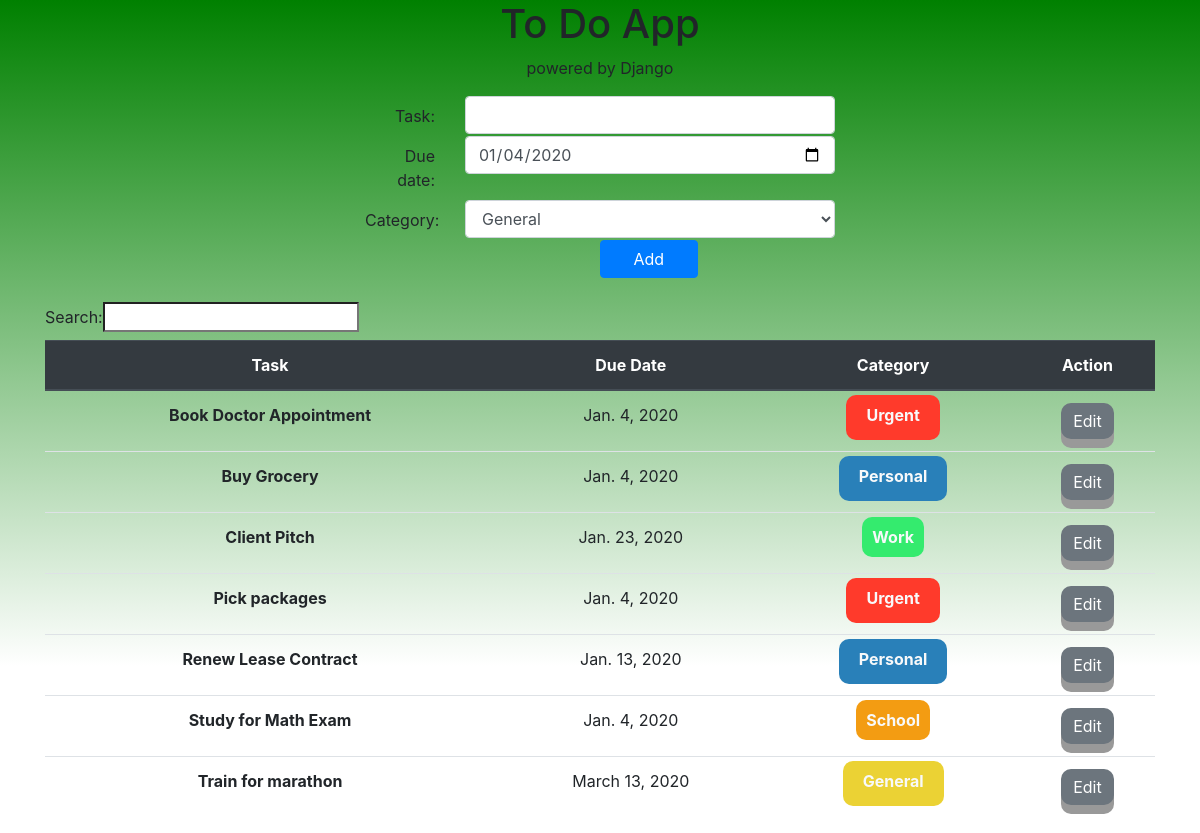
The page / on the database its author committed.
### todoapp/models.py (models this page shows, shortened)
class TodoList(models.Model):
    task = models.CharField(max_length=250)  # a string
    created = models.DateField(default=timezone.now().strftime("%Y-%m-%d"))  # a date
    due_date = models.DateField(default=timezone.now().strftime("%Y-%m-%d"))  # a date
    category = models.ForeignKey(Category, default="General", on_delete=models.CASCADE)  # a foreignkey
    class Meta:
        ordering = ["-created"]  # ordering by the created field

class Category(models.Model):
    name = models.CharField(max_length=100)  # Like a varchar
    class Meta:
        verbose_name = ("Category")
        verbose_name_plural = ("Categories")
    def __str__(self):
        return self.name  # name to be shown when called

### todoapp/views.py (the view, shortened to what this page needs)
# urls.py: 2. Add a URL to urlpatterns:  path('', views.home, name='home')
def home(request): #the index view
    todos = TodoList.objects.all() #quering all todos with the object manager
    categories = Category.objects.all() #getting all categories with object manager
    form = TodoListForm()
    return render(request, "todoApp/home.html", {"todos": todos, "categories":categories, 'form': form})

### todoapp/forms.py
class TodoListForm(forms.ModelForm):
    class Meta:
        model = TodoList
        fields = ["task", "due_date", "category"]
        widgets = {
            'due_date': DateInput()
        }

### todoapp/templates/todoApp/home.html (shortened to what this page needs)
{% extends 'todoApp/base.html' %}
{% block content %}
{% load widget_tweaks %}
<div class="container-fluid">
        <div class="content">
            <form method="post" novalidate>
                {% for field in form.visible_fields %}
                <div class="row justify-content-center">
                    <div class="col-1 pt-2 text-right">
                        {{ field.label_tag }}
                    </div>
                    <div class="col-4">
                        {% render_field field class="form-control" %}
                    </div>
                </div>
                {% endfor %}
                <button type="submit" class="btn btn-primary col-1 offset-6">Add</button>
            </form>
            <br>
        </div>
</div>
<div class="container">
    <table class="table table-hover" id="table_id">
        <thead class="thead-dark">
        <tr class="text-center">
            <th scope="col">Task</th>
            <th scope="col">Due Date</th>
            <th scope="col">Category</th>
            <th scope="col"><span class="glyphicon glyphicon-camera">Action</span></th>
        </tr>
        </thead>
        <tbody>
        {% for todo in todos %}
        <tr class="clickable text-center"
            onclick="window.location='{% url 'complete' todo.pk %}'">
            <td>
                <strong>{{ todo.task }}</strong>
            </td>
            <td><span>{{ todo.due_date }}</span></td>
            <td><strong class="category-{{ todo.category }} text-light">{{ todo.category }}</strong></td>
            <td>
                <a href="{% url 'edit' todo.pk %}">
                    <button type="button" class="button btn btn-secondary">
                        <span class="glyphicon glyphicon-camera">Edit</span>
                    </button>
                </a>
            </td>
        </tr>
        {% endfor %}
        </tbody>
    </table>
</div>
{% endblock %}

### todoapp/templates/todoApp/base.html (shortened to what this page needs)
<!DOCTYPE html>
<html lang="en">
<head>
    {% load static %}
    <link rel="stylesheet" href="{% static 'css/bootstrap.min.css' %}">
    <link rel="stylesheet" type="text/css" href="https://cdn.datatables.net/v/bs4/dt-1.10.20/af-2.3.4/b-1.6.1/b-colvis-1.6.1/b-print-1.6.1/fh-3.1.6/r-2.2.3/sl-1.3.1/datatables.min.css"/>
</head>
<body id="body-gradient-color">
<div class="text-center">
    <h1>To Do App</h1>
    <p class="tagline">powered by Django</p>
</div>
{% block content %}
{% endblock %}
</body>
</html>

### todoapp/templates/todoApp/base.html (style rules this page uses)
#body-gradient-color { background-image: linear-gradient(green , white 80%); }
.category-Urgent { padding: 10px 20px 15px; border-radius: 10px; background: #ff3a2b; }
.category-Personal { padding: 10px 20px 15px; border-radius: 10px; background: #2980b9; }
.category-Work { padding: 10px; border-radius: 10px; background: #34eb6e; }
.category-School { padding: 10px; border-radius: 10px; background: #f39c12; }
.category-General { padding: 10px 20px 15px; border-radius: 10px; background: #ebd234; }
.button { text-align: center; cursor: pointer; outline: none; border: none; border-radius: 10px; box-shadow: 0 9px #999; }

### rows shown on the page
TodoList: task "Study for Math Exam", due_date "Jan. 4, 2020", category "School"
TodoList: task "Book Doctor Appointment", due_date "Jan. 4, 2020", category "Urgent"
TodoList: task "Buy Grocery", due_date "Jan. 4, 2020", category "Personal"
TodoList: task "Renew Lease Contract", due_date "Jan. 13, 2020", category "Personal"
TodoList: task "Client Pitch", due_date "Jan. 23, 2020", category "Work"
TodoList: task "Train for marathon", due_date "March 13, 2020", category "General"
TodoList: task "Pick packages", due_date "Jan. 4, 2020", category "Urgent"

### other values the page prints
{{ field.label_tag }} "Task:" "Due date:" "Category:"
